Frame 1 (no input): blank canvas, image omitted
Frame 60 (the mouse pressed at the canvas centre just before this capture): blank canvas, image omitted
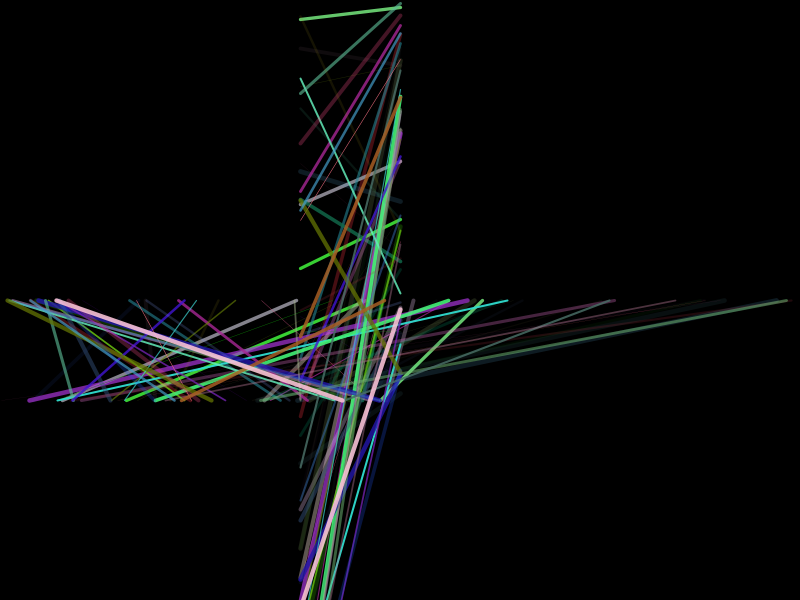
Frame 120 (the mouse held since frame 60 and released just before this capture)

The Processing sketch whose frames 1 and 60 were blank and that drew this single picture after the mouse press (run headless with seeded random() and noise(); from frame 60 on, the mouse is pressed at the canvas centre):

// Processing sketch: processing_17409
// ── processing_17409.pde

void setup() {
  size(800, 600);
  background(0);
  // sert à enlever l'aliasing
  smooth();
}

float Mspeed;



void draw() {
  Mspeed=abs(mouseX-pmouseX) ;
    if (mousePressed == true) {
    strokeWeight(random(0,5));
    stroke(random(0,255), random(0,255), random(0,255), random(0,255));
    line(random(400), mouseX, random(800), mouseY);
    line(mouseX, random(400), mouseY, random(800));
    //line(random(250,300), mouseY, random(130,200), random(300,350));

    strokeWeight(0.5+Mspeed/20);

   }
}  
